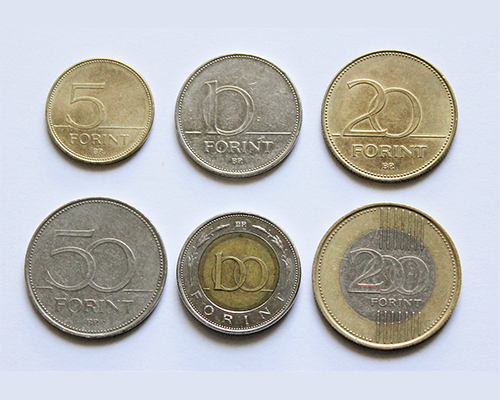
#> input picture input/coins.jpg, 500 x 400 px
$ python main.py
#> lines starting #> are read from the running program, lines starting #| are printed output that depends on the picture; after the words box and inside, x2 and y2 are one past the last pixel; in counts of white or black regions, pixels touching at a corner belong together
import cv2
import numpy as np

# Load image
img = cv2.imread('input/coins.jpg')
#> img is the input picture: shape (400, 500, 3); mean B, G, R 183.3, 185, 185.3

# Convert image to grayscale
gray = cv2.cvtColor(img, cv2.COLOR_BGR2GRAY)
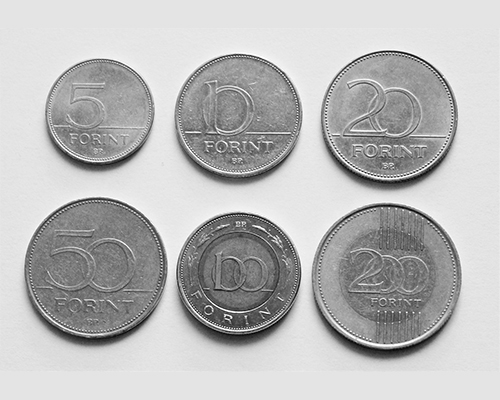
#> gray: shape (400, 500); min 0, max 255, mean 184.9

# Apply Median blur to reduce noise
median_blur = cv2.medianBlur(gray, 5)
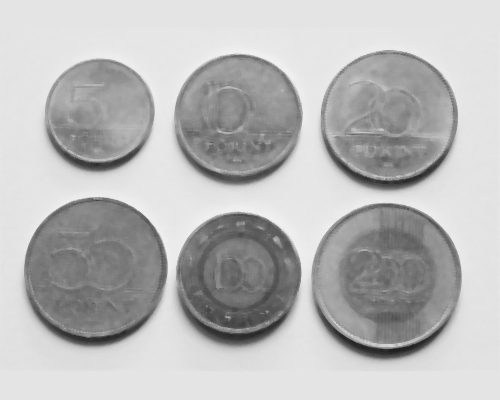
#> median_blur: shape (400, 500); min 33, max 241, mean 184.7

# Detect circles using HoughCircles function
circles = cv2.HoughCircles(median_blur, cv2.HOUGH_GRADIENT, 0.9, 50, param1=97, param2=60, minRadius=50, maxRadius=80)
#> circles = [[386.5, 275.5, 68.4], [95.5, 268.5, 71.4], [388.5, 121.5, 67.6], [237.5, 117.5, 64], [236.5, 272.5, 60.4], [96.5, 109.5, 50.6]]

# Convert circles to integers
circles = np.uint16(np.around(circles))
#> circles = [[386, 276, 68], [96, 268, 71], [388, 122, 68], [238, 118, 64], [236, 272, 60], [96, 110, 51]]

# Draw circles on original image
total = 0
for i in circles[0, :]:
    # Draw circle
    cv2.circle(img, (i[0], i[1]), i[2], (0, 255, 0), 2)
    #print(i[2])
    # Calculate coin value based on diameter
    if i[2] > 75:
        total += 50
    elif i[2] >= 70:
        total += 200
    elif i[2] >= 67:
        total += 20
    elif i[2] >= 65:
        total += 10
    elif i[2] >= 62:
        total += 100
    elif i[2] >= 50:
        total += 5
#> this loop made 6 passes
#> (i, total) on passes 1 to 6: ([386, 276, 68], 20), ([96, 268, 71], 220), ([388, 122, 68], 240), ([238, 118, 64], 340), ([236, 272, 60], 345), ([96, 110, 51], 350)
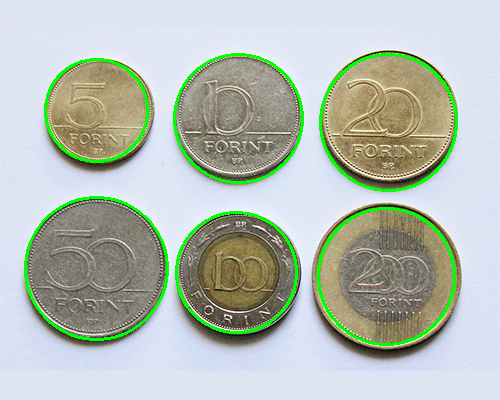
#> img: shape (400, 500, 3); 3.61% of pixels changed, all inside (x1, y1, x2, y2) = (24, 53, 458, 346)
#> after the loop, total = 350

"""
5ft - 21.2 mm 172
10ft - 24.8 mm 188
20ft - 26.3 mm 211
50ft - 27.4 mm 215
100ft - 23.8 mm 186
200ft - 28.3 mm 220
"""

# Display total amount and image
print('Total amount:', total, 'HUF')
#| Total amount: 350 HUF
cv2.imshow('Coins', img)
cv2.waitKey(0)
cv2.destroyAllWindows()

$ run again, with input/10ft.jpg copied over input/coins.jpg
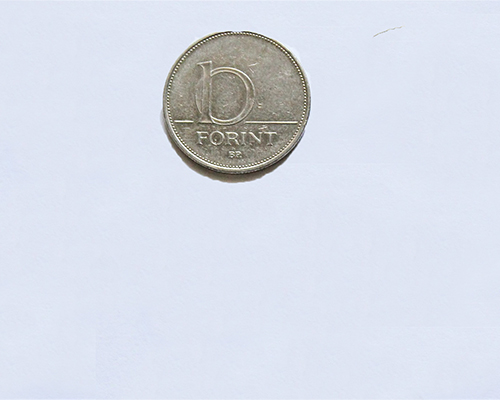
#> input picture input/10ft.jpg, 500 x 400 px
#> img is the input picture: shape (400, 500, 3); mean B, G, R 232.6, 221.1, 215.7
#> `median_blur = cv2.medianBlur(gray, 5)`:
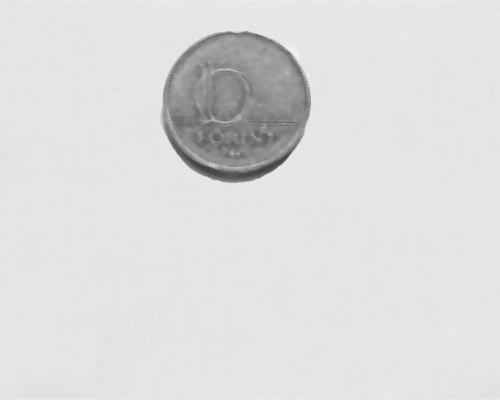
#> median_blur: shape (400, 500); min 65, max 240, mean 220.8
#> `circles = cv2.HoughCircles(median_blur, cv2.HOUGH_GRADIENT, 0.9, 50, p..`: circles = [[236.5, 103.5, 73.9]]
#> `circles = np.uint16(np.around(circles))`: circles = [[236, 104, 74]]
#> the loop `for i in circles[0, :]:` made 1 pass
#> (i, total) on pass 1: ([236, 104, 74], 200)
#> after the loop `for i in circles[0, :]:`:
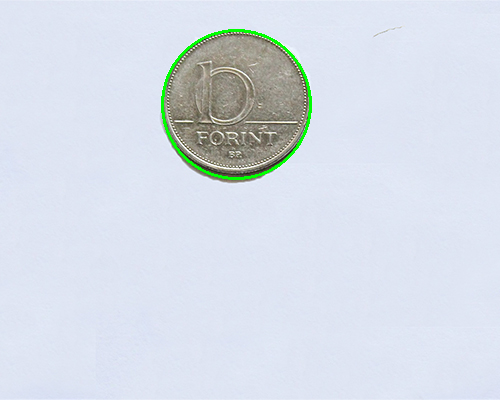
#> img: shape (400, 500, 3); 0.68% of pixels changed, all inside (x1, y1, x2, y2) = (161, 29, 312, 180)
#> after the loop `for i in circles[0, :]:`: total = 200
#| Total amount: 200 HUF
